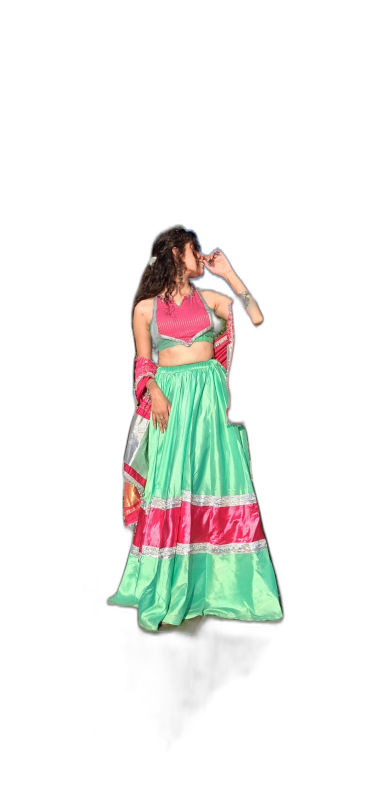
#> input picture cutouts/lifestyle/u2net_human_seg/green-pose.png, 738 x 1600 px, given in place of green-pose.jpg, which was not available (shown at 1/2 size); the run also reads 2 pictures not shown here
$ python lifestyle.py
#> lines starting #> are read from the running program, lines starting #| are printed output that depends on the picture; after the words box and inside, x2 and y2 are one past the last pixel; in counts of white or black regions, pixels touching at a corner belong together; pictures that were not available may be replaced by others from this repository, and a replacement may not be noted
# Model photos (raw/lifestyle) -> studio-backdrop catalogue shots + lookbook images.
# Needs person cutouts first:  python tools/cutout_people.py  and  python tools/cutout_people.py u2net_human_seg
# (the second writes to cutouts/lifestyle/u2net_human_seg/ when run with OUT_SUB below). Run from project root.
import os, numpy as np
from PIL import Image, ImageDraw, ImageFilter, ImageEnhance
from scipy import ndimage as ndi

ROOT = os.path.dirname(os.path.dirname(os.path.abspath(__file__)))
RAW, CUT = os.path.join(ROOT, "raw", "lifestyle"), os.path.join(ROOT, "cutouts", "lifestyle")
PROD, LOOK = os.path.join(ROOT, "public", "assets", "products"), os.path.join(ROOT, "public", "assets", "lookbook")
os.makedirs(LOOK, exist_ok=True)

def poly_mask(shape, pts):
    m = Image.new("L", (shape[1], shape[0]), 0); ImageDraw.Draw(m).polygon(pts, fill=255); return np.array(m) > 0

# Manual clean-up per photo (pixel coordinates in the original image).
FIX = {
    "green-pose": lambda m, Y, X: m & ~((X < 250) & (Y > 880) & (Y < 1000)),                 # garden bench
    "twinning": lambda m, Y, X: m & ~poly_mask(m.shape, [(522, 740), (622, 740), (622, 902), (592, 902), (566, 945),
                                                          (560, 1000), (545, 1050), (512, 1050), (516, 940)])
                                     & ~poly_mask(m.shape, [(558, 892), (610, 892), (600, 940), (583, 948), (564, 962)]),  # statue
    "kutch": lambda m, Y, X: m & poly_mask(m.shape, [(0, 0), (318, 0), (318, 820), (326, 1062), (292, 1082),
                                                      (242, 1350), (226, 1450), (214, 1600), (0, 1600)]),       # left girl only
}

SKY = {"green-pose", "green-twirl", "twinning"}

def matte(name, src):
    """Union of two segmentation models, holes filled, specks dropped, light edge feather."""
    a = np.array(Image.open(os.path.join(CUT, src + ".png")).convert("RGBA"))[..., 3].astype(float)
    b = np.array(Image.open(os.path.join(CUT, "u2net_human_seg", src + ".png")).convert("RGBA"))[..., 3].astype(float)
    u = np.maximum(a, b); m = ndi.binary_fill_holes(u > 110)
    Y, X = np.mgrid[:m.shape[0], :m.shape[1]]
    if name in FIX: m = FIX[name](m, Y, X)
    if src in SKY:   # blue sky seen through curls / between arm and body: key it out in the upper part
        px = np.array(Image.open(os.path.join(RAW, src + ".jpg")).convert("RGB")).astype(int)
        r, g, bl = px[..., 0], px[..., 1], px[..., 2]
        sky = (bl > r + 35) & (bl > g + 8) & (bl > 110) & (Y < m.shape[0] * 0.55)
        m &= ~ndi.binary_opening(sky, iterations=1)
    lab, k = ndi.label(m)
    if k > 1:
        sz = ndi.sum(m, lab, range(1, k + 1)); m = np.isin(lab, [j + 1 for j, s in enumerate(sz) if s > 0.05 * m.sum()])
    core = ndi.binary_erosion(m, iterations=3)
    alpha = np.where(core, 255, np.where(m, np.maximum(u, 0) * 0.6 + 255 * 0.4, 0))
    alpha = ndi.gaussian_filter(alpha, 0.7)
    return np.clip(alpha, 0, 255).astype(np.uint8)

def backdrop(w, h, tone):
    """Seamless studio paper: warm wall, lighter floor sweep, soft key-light glow behind the model."""
    top, mid, floor = [np.array(c, float) for c in tone]
    y = np.linspace(0, 1, h)[:, None, None]
    sweep = np.clip((y - 0.70) / 0.14, 0, 1)
    col = (top * (1 - y) + mid * y) * (1 - sweep) + floor * sweep
    img = np.repeat(col, w, axis=1)
    yy, xx = np.mgrid[:h, :w]
    glow = np.exp(-(((xx - w * 0.5) / (w * 0.45)) ** 2 + ((yy - h * 0.42) / (h * 0.42)) ** 2))
    img = img + glow[..., None] * 14
    vig = 1 - 0.07 * (((xx - w / 2) / (w / 2)) ** 2 + ((yy - h / 2) / (h / 2)) ** 2)
    return Image.fromarray(np.clip(img * vig[..., None], 0, 255).astype(np.uint8))

TONES = {"ivory": [(236, 228, 221), (244, 238, 233), (249, 245, 241)],
         "blush": [(238, 224, 222), (245, 235, 232), (250, 244, 241)],
         "sand": [(232, 222, 210), (241, 234, 225), (248, 243, 237)]}

def grade(img):
    img = ImageEnhance.Contrast(img).enhance(1.05)
    img = ImageEnhance.Color(img).enhance(1.04)
    r, g, b = img.split()                                    # a touch of warmth, like soft studio light
    return Image.merge("RGB", (r.point(lambda v: min(255, int(v * 1.015 + 2))), g, b.point(lambda v: int(v * 0.985))))

def decontaminate(rgb, a):
    """Edge pixels pick up sky/wall colour; replace them with the nearest solid-interior colour."""
    A = np.array(a); core = ndi.binary_erosion(A > 250, iterations=2)
    _, (iy, ix) = ndi.distance_transform_edt(~core, return_indices=True)
    px = np.array(rgb).astype(float); edge = (A > 0) & ~core
    px[edge] = px[edge] * 0.45 + px[iy[edge], ix[edge]] * 0.55       # blend, not replace: avoids streaks
    return Image.fromarray(px.astype(np.uint8))

def place(name, src, out, size, tone, height=0.84, bleed=False, x_frac=0.5, sharpen=True):
    rgb = grade(Image.open(os.path.join(RAW, src + ".jpg")).convert("RGB"))
    a = Image.fromarray(matte(name, src))
    box = a.point(lambda v: 255 if v > 30 else 0).getbbox()
    rgb, a = rgb.crop(box), a.crop(box)
    rgb = decontaminate(rgb, a)
    W, H = size
    s = min(H * height / a.height, W * 0.92 / a.width)
    nw, nh = round(a.width * s), round(a.height * s)
    rgb, a = rgb.resize((nw, nh), Image.LANCZOS), a.resize((nw, nh), Image.LANCZOS)
    if sharpen and s > 1.2: rgb = rgb.filter(ImageFilter.UnsharpMask(radius=2, percent=70, threshold=2))
    bg = backdrop(W, H, TONES[tone])
    x = int(W * x_frac - nw / 2); x = max(-nw // 3, min(W - nw * 2 // 3, x))
    y = H - nh if bleed else int(H * 0.935) - nh
    # contact shadow + soft drop shadow so the model sits on the floor
    sh = Image.new("L", (W, H), 0)
    if not bleed:
        d = ImageDraw.Draw(sh); bw = nw * 0.62; cx = x + nw / 2
        d.ellipse((cx - bw / 2, y + nh - 18, cx + bw / 2, y + nh + 26), fill=95)
    drop = Image.new("L", (W, H), 0); drop.paste(a, (x + 14, y + 10)); drop = drop.point(lambda v: v * 0.22)
    sh = Image.fromarray(np.maximum(np.array(sh), np.array(drop))).filter(ImageFilter.GaussianBlur(24))
    bg = Image.composite(Image.new("RGB", (W, H), (110, 96, 92)), bg, sh)
    # light wrap: let the backdrop colour bleed a little into the outer edge of the figure
    full_a = Image.new("L", (W, H), 0); full_a.paste(a, (x, y))
    edge = np.array(full_a).astype(float) / 255
    ring = np.clip(edge - ndi.grey_erosion(edge, size=(7, 7)), 0, 1) * 0.35
    fig = Image.new("RGB", (W, H)); fig.paste(rgb, (x, y))
    blur_bg = np.array(bg.filter(ImageFilter.GaussianBlur(8))).astype(float)
    fig = np.array(fig).astype(float) * (1 - ring[..., None]) + blur_bg * ring[..., None]
    out_img = Image.composite(Image.fromarray(fig.astype(np.uint8)), bg, full_a)
    return out_img

def save(img, path, sm=None):
    img.save(path, "WEBP", quality=88, method=6)
    if sm: img.resize(sm, Image.LANCZOS).save(path.replace(".webp", "-sm.webp"), "WEBP", quality=84, method=6)
    print("wrote", os.path.relpath(path, ROOT))

def graded_original(src, out, crop=None, maxw=1400):
    """Real background kept: crop, grade, gentle background softening for an editorial feel."""
    rgb = grade(Image.open(os.path.join(RAW, src + ".jpg")).convert("RGB"))
    a = Image.fromarray(matte(src, src)).filter(ImageFilter.GaussianBlur(6))
    soft = rgb.filter(ImageFilter.GaussianBlur(5))
    soft = ImageEnhance.Brightness(soft).enhance(1.03)
    img = Image.composite(rgb, soft, a)
    if crop: img = img.crop(crop)
    if img.width > maxw: img = img.resize((maxw, round(img.height * maxw / img.width)), Image.LANCZOS)
    save(img, os.path.join(LOOK, out + ".webp"))

if __name__ == "__main__":
    P = (1200, 1500)
    save(place("green-pose", "green-pose", "", P, "blush"), os.path.join(PROD, "hara-satin-1.webp"), (600, 750))
#> in matte, `m = ndi.binary_fill_holes(u > 110)`:
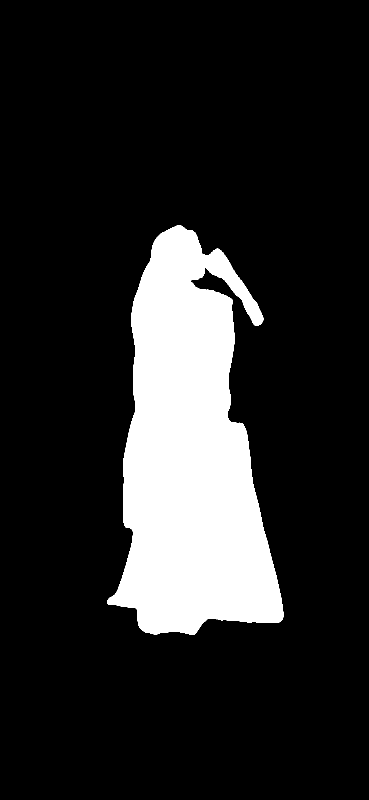
#> m: shape (1600, 738) bool (shown at 1/2 size); 15.4% white; 1 white region, box (x1, y1, x2, y2) and area: (215, 451, 567, 1270) 182040
#> in matte, `if name in FIX: m = FIX[name](m, Y, X)`: m: shape (1600, 738) bool; 15.4% white; 1 white region, box (x1, y1, x2, y2) and area: (215, 451, 567, 1270) 181740
#> in matte, `r, g, bl = px[..., 0], px[..., 1], px[..., 2]`: r: shape (1600, 738) int64; 256 distinct labels, from 0 to 255
#> in matte, `r, g, bl = px[..., 0], px[..., 1], px[..., 2]`: g: shape (1600, 738) int64; 256 distinct labels, from 0 to 255
#> in matte, `r, g, bl = px[..., 0], px[..., 1], px[..., 2]`:
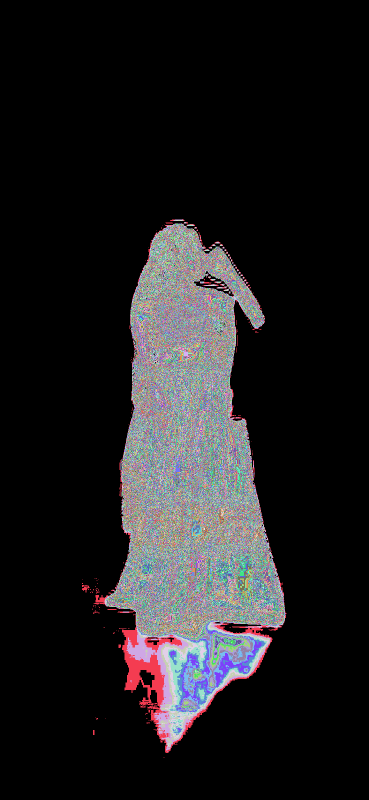
#> bl: shape (1600, 738) int64 (shown at 1/2 size); 255 distinct labels, from 0 to 254; one colour per label, 0 black
#> in matte, `sky = (bl > r + 35) & (bl > g + 8) & (bl > 110) & (Y < m.shape[0] * 0...`: sky: shape (1600, 738) bool; 0.02% white in thin lines or dots, all inside (x1, y1, x2, y2) = (370, 458, 467, 666)
#> in matte, `m &= ~ndi.binary_opening(sky, iterations=1)`: m: shape (1600, 738) bool; 15.4% white; 5 white regions (4 under 20 px), largest, box (x1, y1, x2, y2) and area: (215, 451, 567, 1270) 181602
#> in matte, `lab, k = ndi.label(m)`:
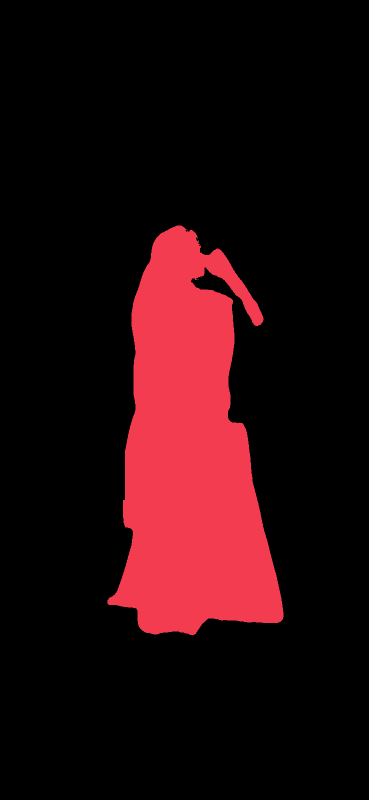
#> lab: shape (1600, 738) int32 (shown at 1/2 size); 7 distinct labels, from 0 to 6; one colour per label, 0 black
#> in matte, `lab, k = ndi.label(m)`: k = 6
#> in matte, `sz = ndi.sum(m, lab, range(1, k + 1))`: sz = [181601, 1, 1, 1, 1, 2]
#> in matte, `m = np.isin(lab, [j + 1 for j, s in enumerate(sz) if s > 0.05 * m.sum(`: m: shape (1600, 738) bool; 15.4% white; 1 white region, box (x1, y1, x2, y2) and area: (215, 451, 567, 1270) 181601
#> in matte, `core = ndi.binary_erosion(m, iterations=3)`: core: shape (1600, 738) bool; 14.8% white; 1 white region, box (x1, y1, x2, y2) and area: (218, 454, 564, 1267) 174446
#> in place, `box = a.point(lambda v: 255 if v > 30 else 0).getbbox()`: box = (214, 450, 568, 1271)
#> in decontaminate, `core = ndi.binary_erosion(A > 250, iterations=2)`: core: shape (821, 354) bool; 58% white; 1 black region, box (x1, y1, x2, y2) and area: (0, 0, 354, 821) 121926
#> in decontaminate, `_, (iy, ix) = ndi.distance_transform_edt(~core, return_indices=True)`:
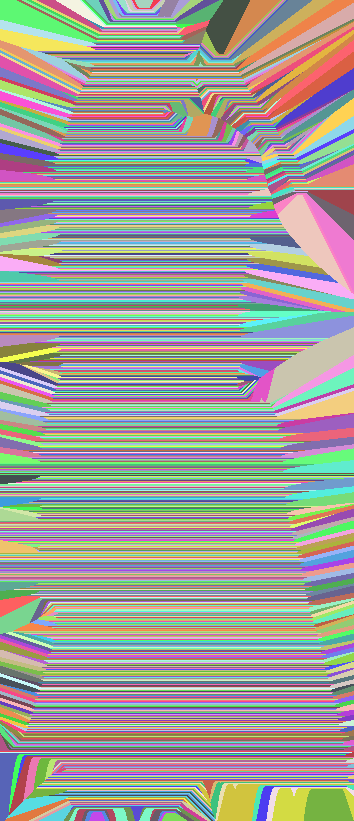
#> iy: shape (821, 354) int32; 807 distinct labels, from 7 to 813; one colour per label, 0 black
#> in decontaminate, `edge = (A > 0) & ~core`: edge: shape (821, 354) bool; 6.1% white; 1 white region, box (x1, y1, x2, y2) and area: (0, 0, 354, 821) 17671
#> in decontaminate, `px[edge] = px[edge] * 0.45 + px[iy[edge], ix[edge]] * 0.55`:
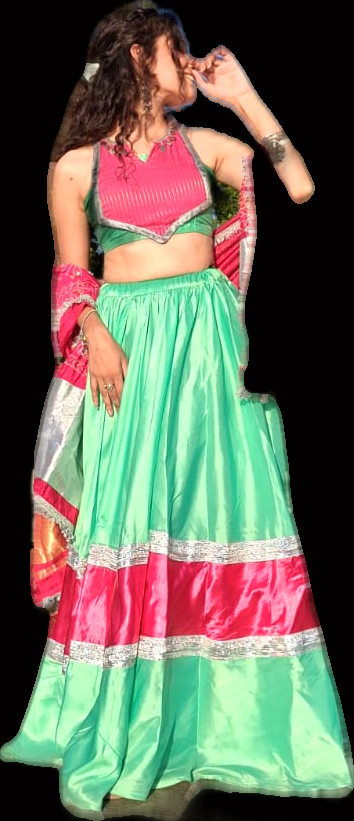
#> px: shape (821, 354, 3) float64; mean R, G, B 106.1, 108.2, 91.4
#> in place, `sh = Image.new("L", (W, H), 0)`: sh: PIL image 1200x1500 L; every value is 0
#> in place, `fig = Image.new('RGB', (W, H))`: fig: PIL image 1200x1500 RGB; every value is 0
#> in place, `fig.paste(rgb, (x, y))`:
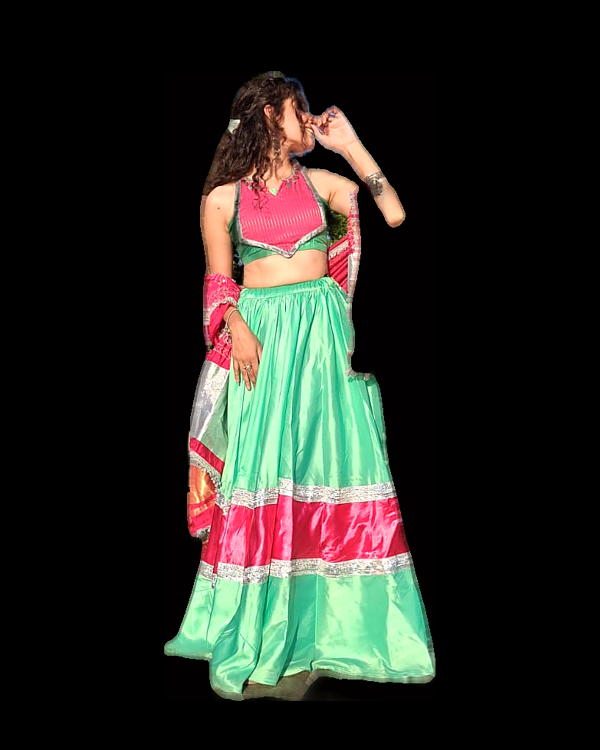
#> fig: PIL image 1200x1500 RGB (shown at 1/2 size); mean R, G, B 40.3, 41.1, 34.8
#> in place, `out_img = Image.composite(Image.fromarray(fig.astype(np.uint8)), bg, f..`:
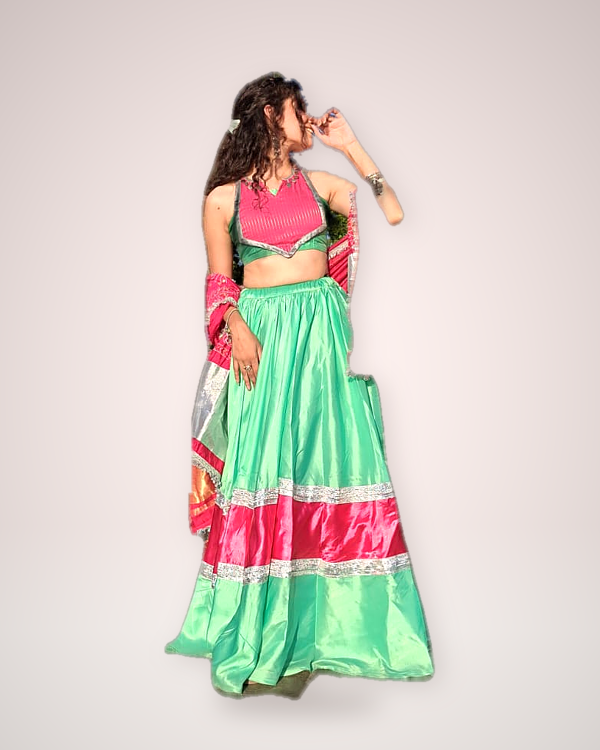
#> out_img: PIL image 1200x1500 RGB (shown at 1/2 size); mean R, G, B 217.2, 210.2, 202.3
    save(place("green-twirl", "green-twirl", "", P, "blush", height=0.88), os.path.join(PROD, "hara-satin-2.webp"), (600, 750))
    save(place("kutch", "duo-mirror", "", P, "sand", height=0.97, bleed=True, x_frac=0.5), os.path.join(PROD, "kutch-rang-1.webp"), (600, 750))
    save(place("twinning", "twinning", "", P, "ivory", height=0.86), os.path.join(PROD, "twinning-patchwork-1.webp"), (600, 750))
#> (the run stopped early here; a loop or call above may not have finished)
